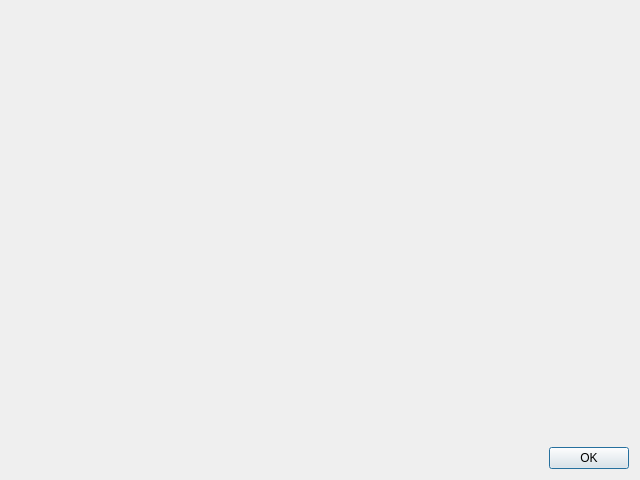
<?xml version="1.0" encoding="UTF-8"?>
<ui version="4.0">
 <class>camera</class>
 <widget class="QWidget" name="camera">
  <property name="geometry">
   <rect>
    <x>0</x>
    <y>0</y>
    <width>640</width>
    <height>480</height>
   </rect>
  </property>
  <property name="minimumSize">
   <size>
    <width>640</width>
    <height>480</height>
   </size>
  </property>
  <property name="maximumSize">
   <size>
    <width>640</width>
    <height>480</height>
   </size>
  </property>
  <property name="windowTitle">
   <string>Camera</string>
  </property>
  <property name="windowIcon">
   <iconset resource="../qrc_sources/source.qrc">
    <normaloff>:/mainIcon/icons/movil_05.jpg</normaloff>:/mainIcon/icons/movil_05.jpg</iconset>
  </property>
  <layout class="QGridLayout" name="gridLayout_2">
   <item row="0" column="0">
    <widget class="QLabel" name="image_label">
     <property name="text">
      <string/>
     </property>
    </widget>
   </item>
   <item row="1" column="0">
    <widget class="QDialogButtonBox" name="ok_button">
     <property name="standardButtons">
      <set>QDialogButtonBox::Ok</set>
     </property>
    </widget>
   </item>
  </layout>
 </widget>
 <resources>
  <include location="../qrc_sources/source.qrc"/>
 </resources>
 <connections/>
</ui>
